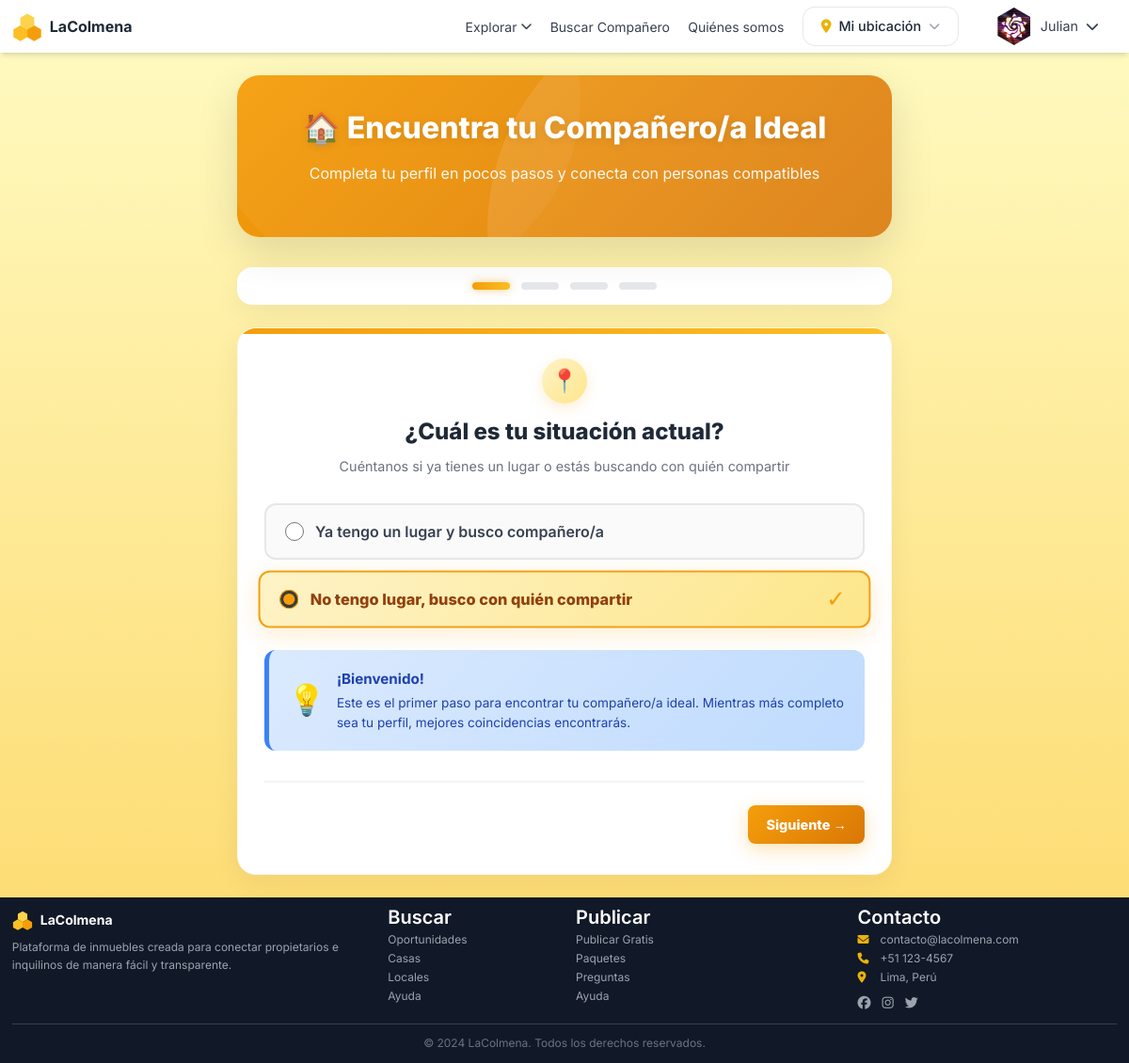
Screenshot of /usuarios/completar-perfil-busqueda/ (signed in) with the database file from the repository.
### usuarios/models.py (models this page shows, shortened)
class Usuario(AbstractUser):
    TIPO_CHOICES = [
        ('usuario', 'Usuario'),
        ('propietario', 'Propietario'),
    ]
    TIPO_AVATAR_CHOICES = [
        ('foto', 'Foto'),
        ('icono', 'Icono'),
    ]
    tipo = models.CharField(max_length=15, choices=TIPO_CHOICES, default='usuario')
    telefono = models.CharField(max_length=15, blank=True)
    telefono_validado = models.BooleanField(default=False)
    email_validado = models.BooleanField(default=False)
    foto_perfil = models.ImageField(upload_to='perfiles/', blank=True, null=True)
    tipo_avatar = models.CharField(max_length=10, choices=TIPO_AVATAR_CHOICES, default='foto')
    icono_avatar = models.CharField(max_length=10, blank=True, help_text='Emoji o código del icono')
    fecha_nacimiento = models.DateField(blank=True, null=True)
    direccion = models.TextField(blank=True)
    biografia = models.TextField(blank=True, max_length=500)
    recibir_notificaciones = models.BooleanField(default=True)
    fecha_registro = models.DateTimeField(auto_now_add=True)
    fecha_actualizacion = models.DateTimeField(auto_now=True)
    class Meta:
        verbose_name = 'Usuario'
        verbose_name_plural = 'Usuarios'
    def es_propietario(self):
        return self.tipo == 'propietario'
    def notificaciones_no_leidas(self):
        return self.notificaciones.filter(leida=False).count()
    def tiene_validaciones_completas(self):
        return self.telefono_validado and self.email_validado
    def necesita_validaciones(self):
        return not self.tiene_validaciones_completas()

### usuarios/views.py (the view)
# urls.py: path('completar-perfil-busqueda/', views.completar_perfil_busqueda, name='completar_perfil_busqueda'),
@login_required
def completar_perfil_busqueda(request):
    if not request.user.tiene_validaciones_completas():
        messages.warning(request, 'Debes validar tu teléfono y email antes de completar tu perfil de búsqueda.')
        return redirect('usuarios:perfil', username=request.user.username)
    perfil = request.user.perfil
    if request.method == 'POST':
        form = PerfilBusquedaForm(request.POST, instance=perfil)
        if form.is_valid():
            form.save()
            if perfil.perfil_busqueda_completo():
                if perfil.situacion_actual == 'tengo_lugar' and not hasattr(request.user, 'publicacion_companero'):
                    messages.success(request, '¡Perfil de búsqueda completado! Ahora creá tu publicación para buscar compañero/a.')
                    return redirect('usuarios:crear_publicacion_companero')
                messages.success(request, '¡Perfil de búsqueda completado! Ya puedes buscar compañero/a.')
                return redirect('usuarios:perfil', username=request.user.username)
            else:
                messages.warning(request, 'Algunos campos obligatorios están incompletos. Por favor, revísalos.')
    else:
        form = PerfilBusquedaForm(instance=perfil)
    context = {
        'form': form,
        'perfil': perfil,
    }
    return render(request, 'usuarios/completar_perfil_busqueda.html', context)

### propiedades/context_processors.py (called while the page is built, shortened)
def obtener_ubicacion_cookie(request):
    crudo = request.COOKIES.get(COOKIE_UBICACION)
    if not crudo:
        return None

def ubicacion(request):
    return {'ubicacion_actual': obtener_ubicacion_cookie(request)}

### usuarios/templates/usuarios/completar_perfil_busqueda.html (shortened to what this page needs)
{% extends 'base.html' %}
{% block content %}
<div class="wizard-container">
    <div class="hero-section">
        <div class="hero-content">
            <div class="hero-title">🏠 Encuentra tu Compañero/a Ideal</div>
            <div class="hero-subtitle">
                Completa tu perfil en pocos pasos y conecta con personas compatibles
            </div>
        </div>
    </div>
    <div class="progress-container">
        <div class="step-indicators">
            <div class="step-dot" data-step="1"></div>
            <div class="step-dot" data-step="2"></div>
            <div class="step-dot" data-step="3"></div>
            <div class="step-dot" data-step="4"></div>
        </div>
    </div>
    <form method="post" id="perfilBusquedaForm">
        <div class="step-card active" data-step="1">
            <div class="step-header">
                <div class="step-number">📍</div>
                <h2 class="step-title">¿Cuál es tu situación actual?</h2>
                <p class="step-description">
                    Cuéntanos si ya tienes un lugar o estás buscando con quién compartir
                </p>
            </div>
            <div class="field-group">
                <div class="radio-grid">
                    {% for choice in form.situacion_actual %}
                        {% if choice.choice_value != '' and choice.choice_value != '---------' %}
                        <label class="radio-option" for="{{ choice.id_for_label }}">
                            {{ choice.tag }}
                            <span>{{ choice.choice_label }}</span>
                        </label>
                        {% endif %}
                    {% endfor %}
                </div>
            </div>
            <div class="motivation-box">
                <div class="motivation-icon">💡</div>
                <div class="motivation-text">
                    <div class="motivation-title">¡Bienvenido!</div>
                    <div class="motivation-description">Este es el primer paso para encontrar tu compañero/a ideal. Mientras más completo sea tu perfil, mejores coincidencias encontrarás.</div>
                </div>
            </div>
            <div class="step-navigation">
                <button type="button" class="btn btn-next" onclick="nextStep()">
                    Siguiente →
                </button>
            </div>
        </div>
    </form>
</div>
{% endblock %}

### templates/base.html (shortened to what this page needs)
{% load static %}
<!DOCTYPE html>
<html lang="es">
<head>
    <link rel="stylesheet" href="{% static 'css/output.css' %}">
    <link rel="stylesheet" href="https://cdnjs.cloudflare.com/ajax/libs/font-awesome/6.5.1/css/all.min.css">
</head>
<body>
    <nav class="bg-white shadow-md relative z-20">
        <div class="w-full px-0">
            <div class="flex justify-between items-center h-16 px-4">
                <div class="flex items-center">
                    <a href="{% url 'propiedades:inicio' %}" class="flex items-center space-x-2">
                        <span class="text-xl font-bold text-gray-800">LaColmena</span>
                    </a>
                </div>
                <div class="hidden md:flex items-center space-x-6">
                    <div class="relative group">
                        <a href="{% url 'propiedades:listado' %}" class="flex items-center space-x-1 text-gray-700 hover:text-yellow-500 transition">
                            <span>Explorar</span>
                            <i class="fas fa-chevron-down text-xs"></i>
                        </a>
                    </div>
                    <a href="{% url 'propiedades:buscar_companero' %}" class="text-gray-700 hover:text-yellow-500 transition">Buscar Compañero</a>
                    <a href="{% url 'propiedades:quienes_somos' %}" class="text-gray-700 hover:text-yellow-500 transition">Quiénes somos</a>
                    <div class="relative" data-ubicacion-widget>
                        <button type="button" data-ubicacion-boton
                                class="flex items-center gap-2 bg-white border border-gray-200 hover:border-yellow-400 text-gray-800 text-sm font-medium pl-3 pr-2.5 py-1.5 rounded-full transition">
                            <i class="fas fa-map-marker-alt text-yellow-500"></i>
                            <span data-ubicacion-texto class="max-w-[140px] truncate">{{ ubicacion_actual.etiqueta|default:"Mi ubicación" }}</span>
                            <i class="fas fa-chevron-down text-xs text-gray-400"></i>
                        </button>
                    </div>
                    {% if user.is_authenticated %}
                        <div class="relative group">
                            <button class="flex items-center space-x-2 text-gray-700 hover:text-yellow-500 transition">
                                {% if user.foto_perfil %}
                                    <div class="relative w-10 h-10" style="clip-path: polygon(50% 0%, 93.3% 25%, 93.3% 75%, 50% 100%, 6.7% 75%, 6.7% 25%);">
                                        <img src="{{ user.foto_perfil.url }}" alt="{{ user.username }}" class="w-full h-full object-cover">
                                    </div>
                                {% endif %}
                                <span>{{ user.first_name|default:user.username }}</span>
                                <i class="fas fa-chevron-down text-sm"></i>
                            </button>
                        </div>
                    {% endif %}
                </div>
            </div>
        </div>
    </nav>
    <main>
        {% block content %}{% endblock %}
    </main>
    <footer class="bg-gray-900 text-white mt-0">
        <div class="max-w-7xl mx-auto px-4 sm:px-6 lg:px-8 py-4">
            <div class="grid grid-cols-1 md:grid-cols-12 gap-6 items-start">
                <div class="md:col-span-4">
                    <div class="flex items-center space-x-2 mb-2">
                        <svg width="22" height="22" viewBox="0 0 100 100" xmlns="http://www.w3.org/2000/svg">
                            <polygon points="50,8 73,21 73,47 50,60 27,47 27,21" fill="#FCD34D" />
                            <polygon points="27,47 50,60 50,86 27,99 4,86 4,60" fill="#FBBF24" />
                            <polygon points="73,47 96,60 96,86 73,99 50,86 50,60" fill="#F59E0B" />
                        </svg>
                        <span class="text-sm font-bold">LaColmena</span>
                    </div>
                    <p class="text-gray-400 text-xs leading-relaxed pr-4">
                        Plataforma de inmuebles creada para conectar propietarios e inquilinos de manera fácil y transparente.
                    </p>
                </div>
                <div class="md:col-span-2">
                    <h3 class="font-semibold mb-2 text-xs text-white">Buscar</h3>
                    <ul class="space-y-1 text-gray-400 text-xs">
                        <li><a href="{% url 'propiedades:listado' %}" class="hover:text-yellow-400 transition-colors">Oportunidades</a></li>
                        <li><a href="{% url 'propiedades:listado' %}?tipo=casa" class="hover:text-yellow-400 transition-colors">Casas</a></li>
                        <li><a href="{% url 'propiedades:listado' %}?tipo=departamento" class="hover:text-yellow-400 transition-colors">Locales</a></li>
                        <li><a href="{% url 'suscripciones:planes' %}" class="hover:text-yellow-400 transition-colors">Ayuda</a></li>
                    </ul>
                </div>
                <div class="md:col-span-3">
                    <h3 class="font-semibold mb-2 text-xs text-white">Publicar</h3>
                    <ul class="space-y-1 text-gray-400 text-xs">
                        <li><a href="{% url 'propiedades:crear' %}" class="hover:text-yellow-400 transition-colors">Publicar Gratis</a></li>
                        <li><a href="{% url 'suscripciones:planes' %}" class="hover:text-yellow-400 transition-colors">Paquetes</a></li>
                        <li><a href="#" class="hover:text-yellow-400 transition-colors">Preguntas</a></li>
                        <li><a href="#" class="hover:text-yellow-400 transition-colors">Ayuda</a></li>
                    </ul>
                </div>
                <div class="md:col-span-3">
                    <h3 class="font-semibold mb-2 text-xs text-white">Contacto</h3>
                    <ul class="space-y-1 text-gray-400 text-xs">
                        <li class="flex items-center">
                            <i class="fas fa-envelope w-4 text-yellow-500"></i>
                            <span class="ml-2">contacto@lacolmena.com</span>
                        </li>
                        <li class="flex items-center">
                            <i class="fas fa-phone w-4 text-yellow-500"></i>
                            <span class="ml-2">+51 123-4567</span>
                        </li>
                        <li class="flex items-center">
                            <i class="fas fa-map-marker-alt w-4 text-yellow-500"></i>
                            <span class="ml-2">Lima, Perú</span>
                        </li>
                    </ul>
                    <div class="flex space-x-3 mt-2">
                        <a href="#" class="text-gray-400 hover:text-yellow-400 transition-colors">
                            <i class="fab fa-facebook text-sm"></i>
                        </a>
                        <a href="#" class="text-gray-400 hover:text-yellow-400 transition-colors">
                            <i class="fab fa-instagram text-sm"></i>
                        </a>
                        <a href="#" class="text-gray-400 hover:text-yellow-400 transition-colors">
                            <i class="fab fa-twitter text-sm"></i>
                        </a>
                    </div>
                </div>
            </div>
            <hr class="border-gray-700 my-3">
            <div class="text-center text-gray-500 text-xs">
                © 2024 LaColmena. Todos los derechos reservados.
            </div>
        </div>
    </footer>
</body>
</html>

### templates/base.html (style rules this page uses)
body { font-family: 'Inter', sans-serif; background: linear-gradient(to bottom, #fffbc3 0%, #fdd766 100%) !important; min-height: 100vh; background-attachment: fixed; font-size: 14px; }
h2 { font-size: 1.5rem !important; }
h3 { font-size: 1.25rem !important; }
.text-xl { font-size: 1rem !important; }
.px-4 { padding-left: 0.8rem !important; padding-right: 0.8rem !important; }
.py-4 { padding-top: 0.8rem !important; padding-bottom: 0.8rem !important; }
nav .h-16 { height: 3.5rem !important; }
nav svg { width: 32px !important; height: 32px !important; }
nav .space-x-6 > * + * { margin-left: 1.2rem !important; }
.btn, button, .bg-yellow-500, .bg-amber-500, .bg-green-500, .bg-blue-500 { padding: 0.6rem 1.2rem !important; font-size: 0.9rem !important; border-radius: 0.5rem !important; }
input, select, textarea { padding: 0.6rem 0.8rem !important; font-size: 0.9rem !important; border-radius: 0.5rem !important; }
.bg-white:not(nav) { border-radius: 0.8rem !important; }

### rows the page displays
Usuario: foto_perfil (picture), first_name "Julian"

### other values shown
{{ ubicacion_actual.etiqueta|default:"Mi ubicación" }} "Mi ubicación"
{{ choice.choice_label }} "Ya tengo un lugar y busco compañero/a" "No tengo lugar, busco con quién compartir"
